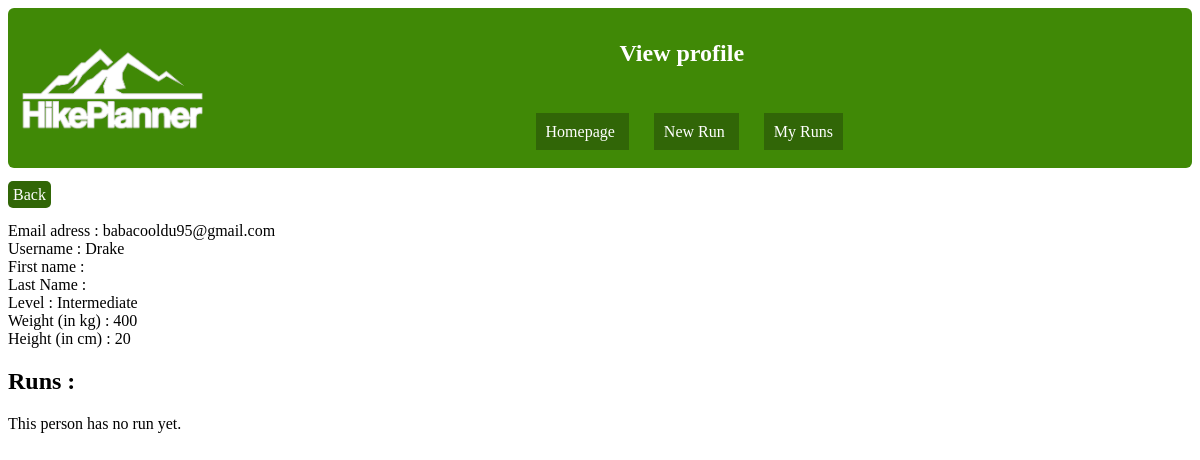
The page /profile_visit.php?id=21 (signed in) on the database as committed earlier.
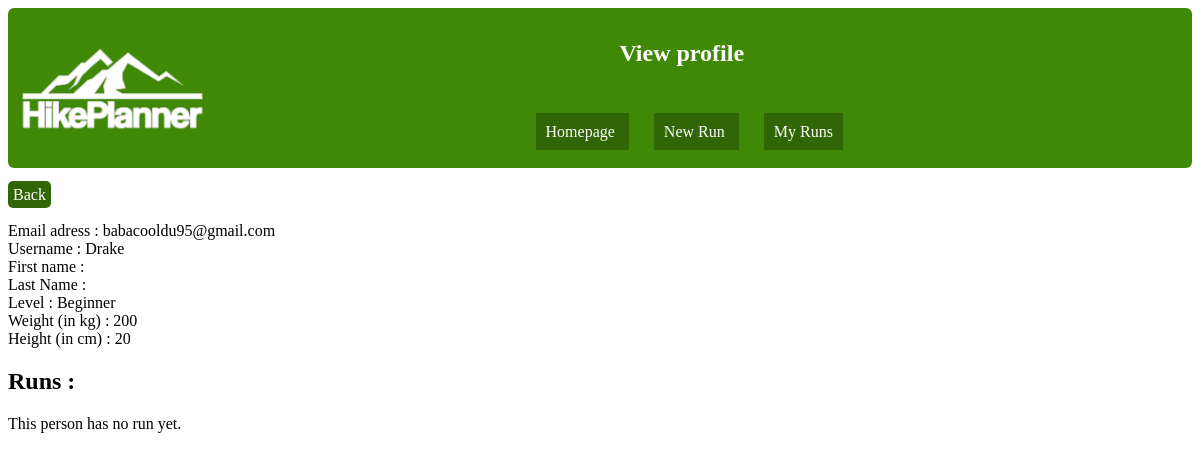
The same page on the database as committed later.
### tables this page shows
CREATE TABLE `account` (
  `id` int(11) NOT NULL,
  `username` varchar(255) NOT NULL,
  `password` varchar(255) NOT NULL,
  `email` varchar(255) NOT NULL,
  `first_name` varchar(255) NOT NULL,
  `last_name` varchar(255) NOT NULL,
  `level` varchar(255) NOT NULL,
  `weight` int(11) DEFAULT NULL,
  `size` int(11) DEFAULT NULL,
  `picture` varchar(255) NOT NULL DEFAULT 'unknown.jpg'
);

### profile_visit.php (the view, shortened to what this page needs)
<html>
    <head>
        <link rel="stylesheet" href="https://unpkg.com/leaflet@1.3.1/dist/leaflet.css" />
        <link rel="stylesheet" type="text/css" href="../projet_css/profile_visit.css"/>
    </head>
    <body>
    <header>
            <img class="logo" src="../projet_css/HikePlanner_homepage.png"/>
            <nav>
            <h1 class="h">View profile</h1>
                <ul>
                    <br>
                    <br>
                    <li>
                        <a class="butt" href="../homepage.php">Homepage</a>
                    </li>
                    <li>
                        <a class="butt" href="../hikeplanner_map_v3.php">New Run</a>
                    </li>
                    <li>
                        <a class="butt" href="../my_runs.php">My Runs</a>
                    </li>
                </ul>
            </nav>
            </header>
            <br>
    <a class="back" href='http://localhost/HikePlanner/homepage.php'>Back</a> <br><br>
        <?php
            $bdd = new PDO("mysql:host=localhost;dbname=projet_if3;charset=utf8", "root", "");
            $id = $_GET["id"];
            $req = $bdd->prepare("SELECT * FROM account WHERE id = ?");
            $req->execute([$id]);
            $data = $req->fetch();
        ?>
        <label>Email adress : </label>
        <?php
            echo $data["email"];
        ?>
        <br>
        <label>Username : </label>
        <?php
            echo $data["username"];
        ?>
        <br>
        <label>First name : </label>
        <br>
        <label>Last Name : </label>
        <br>
        <label>Level : </label>
        <?php
            echo $data["level"];
        ?>
        <br>
        <label>Weight (in kg) : </label>
        <?php
            echo $data["weight"];
        ?>
        <br>
        <label>Height (in cm) : </label>
        <?php
            echo $data["size"];
        ?>
        <div>
            <h2>Runs :</h2>
            <?php
                $req_run = $bdd->prepare("SELECT run_saved.id_run, run.distance, run.time FROM run_saved
                                            INNER JOIN run ON run_saved.id_run = run.id_run
                                            WHERE id_account = ? AND completed = 1
                                            GROUP BY id_run
                                            ORDER BY date DESC");
                $req_run->execute([$id]);
                $run = $req_run->fetch();
                if($run == null) {
                    echo "This person has no run yet.";
            }
            ?>
        </div>
    </body>
</html>

### projet_css/profile_visit.css (style rules this page uses)
header { background-color: rgb(64, 137 , 6); border-radius: 6px; padding: 1%; display: flex; align-items: center; }
img.logo { max-width: 16%; height: max-content; }
nav { text-align: center; margin-left: 25%; }
.h { color: white; }
nav li { display: inline; padding: 10px; background-color: rgb(49, 102, 7); margin-right: 25px; }
.butt { text-decoration: none; color: white; }
.back { text-decoration: none; background-color: rgb(49, 102, 7); color: white; padding: 5px; border-radius: 5px; }

Rows that differ between the two databases and show on the page:
changed account "babacooldu95@gmail.com": level "Intermediate" → "Beginner"; weight "400" → "200"
